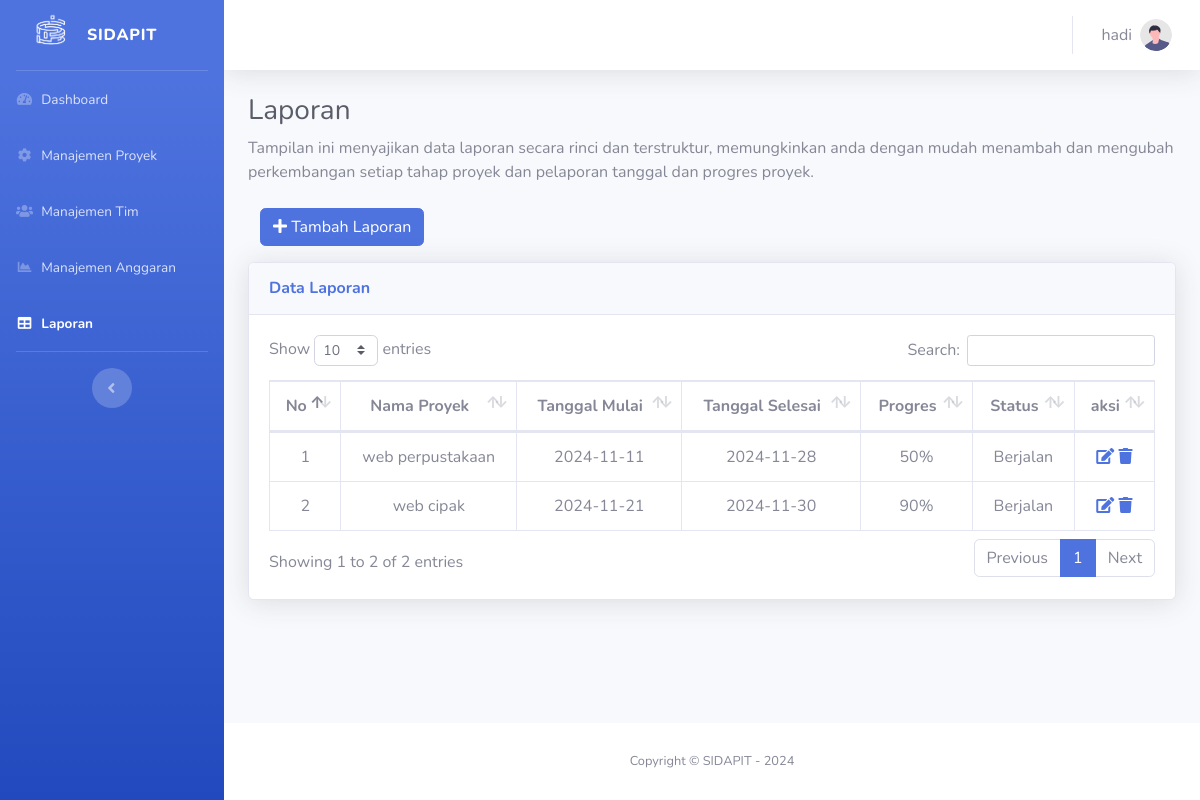
Page /admin/page/laporan/data.php (signed in) on the committed database.
### tables this page shows
CREATE TABLE `laporan` (
  `id_laporan` int(11) NOT NULL,
  `tanggal_mulai` date NOT NULL,
  `tanggal_selesai` date NOT NULL,
  `status` enum('Tertunda','Berjalan','selesai') NOT NULL,
  `progres` varchar(255) NOT NULL,
  `id_proyek` int(100) NOT NULL
);

CREATE TABLE `manajemen_proyek` (
  `id_proyek` int(11) NOT NULL,
  `nama_proyek` varchar(255) NOT NULL,
  `pelanggan` varchar(200) NOT NULL,
  `tanggal_mulai` date NOT NULL,
  `tanggal_selesai` date NOT NULL
);

### admin/page/laporan/data.php (the view, shortened to what this page needs)
<?php
include '../../../config/koneksi.php';
$nama = isset($_SESSION['nama']) ? $_SESSION['nama'] : 'User';
$profile_picture = isset($_SESSION['profile_picture']) ? $_SESSION['profile_picture'] : '../img/undraw_profile.svg';
$sql = "SELECT laporan.*, manajemen_proyek.nama_proyek
        FROM laporan
        INNER JOIN manajemen_proyek ON laporan.id_proyek = manajemen_proyek.id_proyek";
$result = $conn->query($sql);
?>
<!DOCTYPE html>
<html lang="en">
<head>
    <link href="../../vendor/fontawesome-free/css/all.min.css" rel="stylesheet" type="text/css">
    <link href="../../css/sb-admin-2.min.css" rel="stylesheet">
    <link href="../../vendor/datatables/dataTables.bootstrap4.min.css" rel="stylesheet">
    <link href="https://cdn.jsdelivr.net/npm/sweetalert2@11/dist/sweetalert2.min.css" rel="stylesheet">
</head>
<body id="page-top">
    <div id="wrapper">
        <ul class="navbar-nav bg-gradient-primary sidebar sidebar-dark accordion" id="accordionSidebar">
            <a class="sidebar-brand d-flex align-items-center" href="../../admin_index.php">
                <div>
                    <img src="../../img/logo.png" alt="" style="width: 60px; margin-left: 6px; margin-right: 1px;">
                </div>
                <div class="sidebar-brand-text mx-1">SIDAPIT<sup></sup></div>
            </a>
            <hr class="sidebar-divider my-0">
            <li class="nav-item">
                <a class="nav-link" href="../../admin_index.php">
                    <i class="fas fa-fw fa-tachometer-alt"></i>
                    <span>Dashboard</span>
                </a>
            </li>
            <li class="nav-item">
                <a class="nav-link collapsed" href="../manajemen Proyek/data.php" aria-expanded="true" aria-controls="collapseTwo">
                    <i class="fas fa-fw fa-cog"></i>
                    <span>Manajemen Proyek</span>
                </a>
            </li>
            <li class="nav-item">
                <a class="nav-link collapsed" href="../manajemen tim/data.php" data-target="#collapsePages" aria-expanded="true" aria-controls="collapsePages">
                    <i class="fas fa-fw fa-users"></i>
                    <span>Manajemen Tim</span>
                </a>
            </li>
            <li class="nav-item">
                <a class="nav-link" href="../manajemen anggaran/data.php">
                    <i class="fas fa-fw fa-chart-area"></i>
                    <span>Manajemen Anggaran</span>
                </a>
            </li>
            <li class="nav-item active">
                <a class="nav-link" href="#">
                    <i class="fas fa-fw fa-table"></i>
                    <span>Laporan</span>
                </a>
            </li>
            <hr class="sidebar-divider d-none d-md-block">
            <div class="text-center d-none d-md-inline">
                <button class="rounded-circle border-0" id="sidebarToggle"></button>
            </div>
        </ul>
        <div id="content-wrapper" class="d-flex flex-column">
            <div id="content">
                <nav class="navbar navbar-expand navbar-light bg-white topbar mb-4 static-top shadow">
                    <ul class="navbar-nav ml-auto">
                        <li class="nav-item dropdown no-arrow">
                            <a class="nav-link dropdown-toggle" href="#" id="userDropdown" role="button" data-toggle="dropdown" aria-haspopup="true" aria-expanded="false">
                                <span class="mr-2 d-none d-lg-inline text-gray-600 fs-5"><?php echo htmlspecialchars($nama); ?></span>
                                <img class="img-profile rounded-circle" src="../../<?php echo $profile_picture; ?>">
                            </a>
                        </li>
                    </ul>
                </nav>
                <div class="container-fluid">
                    <h1 class="h3 mb-2 text-gray-800">Laporan</h1>
                    <p class="mb-4">Tampilan ini menyajikan data laporan secara rinci dan terstruktur, memungkinkan anda dengan mudah menambah dan mengubah perkembangan setiap tahap proyek dan pelaporan tanggal dan progres proyek.</p>
                    <div class="col-md-12">
                        <a href="tambah.php" class="btn btn-primary mb-3 mr-2"><i class="fa fa-plus"></i> Tambah Laporan</a>
                    </div>
                    <div class="card shadow mb-4">
                        <div class="card-header py-3">
                            <h6 class="m-0 font-weight-bold text-primary">Data Laporan</h6>
                        </div>
                        <div class="card-body">
                            <div class="table-responsive">
                                <table class="table table-bordered" id="dataTable" width="100%" cellspacing="0">
                                    <thead>
                                        <tr>
                                            <th>No</th>
                                            <th>Nama Proyek</th>
                                            <th>Tanggal Mulai</th>
                                            <th>Tanggal Selesai</th>
                                            <th>Progres</th>
                                            <th>Status</th>
                                            <th>aksi</th>
                                        </tr>
                                    </thead>
                                    <tbody>
                                        <?php
                                        if ($result->num_rows > 0) {
                                            $index = 1;
                                            while ($row = $result->fetch_assoc()) {
                                                echo "<tr>";
                                                echo "<td>" . $index . "</td>";
                                                echo "<td>" . $row["nama_proyek"] . "</td>";
                                                echo "<td>" . $row["tanggal_mulai"] . "</td>";
                                                echo "<td>" . $row["tanggal_selesai"] . "</td>";
                                                echo "<td>" . $row["progres"] . "</td>";
                                                echo "<td>" . $row["status"] . "</td>";
                                                echo '<td>
                                                        <a href="ubah.php?id_laporan=' . $row["id_laporan"] . '"><i class="fa fa-edit"></i></a>
                                                        <a href="#" onclick="confirmDeletion(' . $row["id_laporan"] . ')"><i class="fa fa-trash"></i></a>
                                                      </td>';
                                                echo "</tr>";
                                                $index++;
                                            }
                                        } else {
                                            echo "<tr><td colspan='5'>No data available</td></tr>";
                                        }
                                        ?>
                                    </tbody>
                                </table>
                            </div>
                        </div>
                    </div>
                </div>
            </div>
             <footer class="sticky-footer bg-white">
                <div class="container my-auto">
                    <div class="copyright text-center my-auto">
                        <span>Copyright &copy; SIDAPIT - 2024</span>
                    </div>
                </div>
            </footer>
        </div>
    </div>
</body>
</html>

### admin/page/laporan/data.php (style rules this page uses)
.table td, .table th { text-align: center; }

### rows in the picture
laporan: id_proyek.nama_proyek "web perpustakaan", tanggal_mulai "2024-11-11", tanggal_selesai "2024-11-28", progres "50%", status "Berjalan"
laporan: id_proyek.nama_proyek "web cipak", tanggal_mulai "2024-11-21", tanggal_selesai "2024-11-30", progres "90%", status "Berjalan"

### other values in the picture
$nama "hadi"
